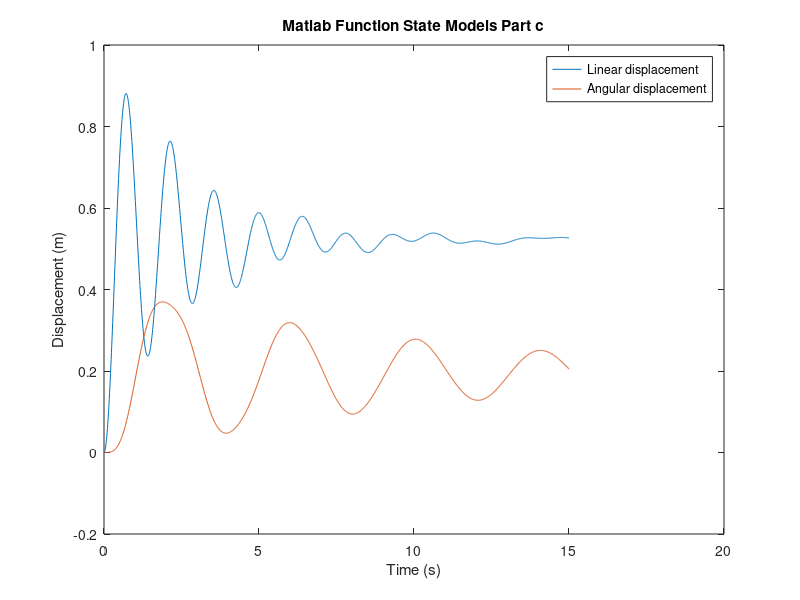

Write the MATLAB code that produced this figure.
%%mathematical model
%% input
dt = 0.01;
t = 0:dt:15;
t_mat = vec2mat(t,1); %number of rows = number of time samples
b=20;
k=500;
k_theta = 1000;
b_theta = 80;
p=7874;
L=0.15;
r=0.75;
h=0.1;
m = p*L*L*L;
j = 0.5*(p*h*pi*(r^2))*(r^2);
%% system matrices
%%input
a = [-b/m -1/m 0 0; k 0 -k*r 0 ; b*r/j r/j -b_theta/j -1/j; 0 0 k_theta 0];
b1 = [1/m 1; 0 0; 0 0; 0 0]; %%2 columns for 2 inputs ft & g
%%output
c = [0 1/k 0 0; 0 0 0 1/k_theta];
d = [0 0;0 0]; %%2 columns for 2 inputs ft & g
sys = ss(a,b1,c,d);
%% state vectors
n=15/dt;
x = zeros(4,n);
x_diff = [0;0;0;0];
ft(1,1:(n+1))=0;
ft(1,1)=100;
g(1,1:n+1) = 9.81;
u = [ft' g']; %%number of rows = number of time samples, number of columns = number of inputs
y = lsim(sys,u,t_mat);
%% plot
figure;
plot(t_mat,y);
title('Matlab Function State Models Part c');
xlabel('Time (s)');
ylabel('Displacement (m)');
legend('Linear displacement','Angular displacement');
